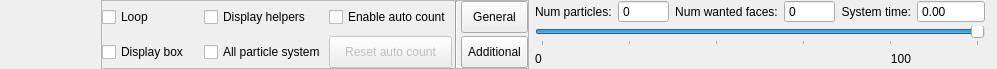
<?xml version="1.0" encoding="UTF-8"?>
<ui version="4.0">
 <class>CParticleControlDialog</class>
 <widget class="QDockWidget" name="CParticleControlDialog">
  <property name="geometry">
   <rect>
    <x>0</x>
    <y>0</y>
    <width>914</width>
    <height>92</height>
   </rect>
  </property>
  <property name="sizePolicy">
   <sizepolicy hsizetype="Preferred" vsizetype="Preferred">
    <horstretch>0</horstretch>
    <verstretch>0</verstretch>
   </sizepolicy>
  </property>
  <property name="minimumSize">
   <size>
    <width>0</width>
    <height>0</height>
   </size>
  </property>
  <property name="maximumSize">
   <size>
    <width>16777215</width>
    <height>120</height>
   </size>
  </property>
  <property name="windowTitle">
   <string>Particles system control</string>
  </property>
  <widget class="QWidget" name="dockWidgetContents">
   <property name="sizePolicy">
    <sizepolicy hsizetype="Preferred" vsizetype="Fixed">
     <horstretch>0</horstretch>
     <verstretch>0</verstretch>
    </sizepolicy>
   </property>
   <layout class="QGridLayout" name="gridLayout_5">
    <property name="leftMargin">
     <number>6</number>
    </property>
    <property name="topMargin">
     <number>0</number>
    </property>
    <property name="rightMargin">
     <number>6</number>
    </property>
    <property name="bottomMargin">
     <number>0</number>
    </property>
    <property name="spacing">
     <number>3</number>
    </property>
    <item row="0" column="0" rowspan="2">
     <widget class="QToolButton" name="playToolButton">
      <property name="sizePolicy">
       <sizepolicy hsizetype="Minimum" vsizetype="Minimum">
        <horstretch>0</horstretch>
        <verstretch>0</verstretch>
       </sizepolicy>
      </property>
      <property name="maximumSize">
       <size>
        <width>16777215</width>
        <height>40</height>
       </size>
      </property>
      <property name="text">
       <string/>
      </property>
      <property name="icon">
       <iconset resource="object_viewer.qrc">
        <normaloff>:/images/play.png</normaloff>
        <normalon>:/images/pause.png</normalon>:/images/play.png</iconset>
      </property>
      <property name="iconSize">
       <size>
        <width>32</width>
        <height>32</height>
       </size>
      </property>
      <property name="checkable">
       <bool>true</bool>
      </property>
      <property name="autoRaise">
       <bool>true</bool>
      </property>
     </widget>
    </item>
    <item row="0" column="3" rowspan="2">
     <widget class="QFrame" name="frame">
      <layout class="QGridLayout" name="gridLayout_3">
       <property name="topMargin">
        <number>0</number>
       </property>
       <property name="rightMargin">
        <number>6</number>
       </property>
       <property name="bottomMargin">
        <number>0</number>
       </property>
       <property name="verticalSpacing">
        <number>3</number>
       </property>
       <item row="0" column="0" rowspan="3">
        <widget class="QFrame" name="frame_2">
         <property name="frameShape">
          <enum>QFrame::StyledPanel</enum>
         </property>
         <property name="frameShadow">
          <enum>QFrame::Plain</enum>
         </property>
         <layout class="QGridLayout" name="gridLayout">
          <property name="margin">
           <number>0</number>
          </property>
          <property name="spacing">
           <number>3</number>
          </property>
          <item row="0" column="0" rowspan="2">
           <widget class="QStackedWidget" name="stackedWidget">
            <property name="sizePolicy">
             <sizepolicy hsizetype="Preferred" vsizetype="Minimum">
              <horstretch>0</horstretch>
              <verstretch>0</verstretch>
             </sizepolicy>
            </property>
            <property name="currentIndex">
             <number>0</number>
            </property>
            <widget class="QWidget" name="pageGeneral">
             <layout class="QGridLayout" name="gridLayout_2">
              <property name="margin">
               <number>0</number>
              </property>
              <property name="spacing">
               <number>3</number>
              </property>
              <item row="0" column="0">
               <widget class="QCheckBox" name="loopCheckBox">
                <property name="sizePolicy">
                 <sizepolicy hsizetype="Preferred" vsizetype="Minimum">
                  <horstretch>0</horstretch>
                  <verstretch>0</verstretch>
                 </sizepolicy>
                </property>
                <property name="text">
                 <string>Loop</string>
                </property>
               </widget>
              </item>
              <item row="0" column="1">
               <widget class="QCheckBox" name="helpersCheckBox">
                <property name="sizePolicy">
                 <sizepolicy hsizetype="Preferred" vsizetype="Minimum">
                  <horstretch>0</horstretch>
                  <verstretch>0</verstretch>
                 </sizepolicy>
                </property>
                <property name="text">
                 <string>Display helpers</string>
                </property>
               </widget>
              </item>
              <item row="0" column="2">
               <widget class="QCheckBox" name="autoCountCheckBox">
                <property name="sizePolicy">
                 <sizepolicy hsizetype="Preferred" vsizetype="Minimum">
                  <horstretch>0</horstretch>
                  <verstretch>0</verstretch>
                 </sizepolicy>
                </property>
                <property name="text">
                 <string>Enable auto count</string>
                </property>
               </widget>
              </item>
              <item row="1" column="0">
               <widget class="QCheckBox" name="displayBoxCheckBox">
                <property name="sizePolicy">
                 <sizepolicy hsizetype="Preferred" vsizetype="Minimum">
                  <horstretch>0</horstretch>
                  <verstretch>0</verstretch>
                 </sizepolicy>
                </property>
                <property name="text">
                 <string>Display box</string>
                </property>
               </widget>
              </item>
              <item row="1" column="1">
               <widget class="QCheckBox" name="multipleCheckBox">
                <property name="sizePolicy">
                 <sizepolicy hsizetype="Preferred" vsizetype="Minimum">
                  <horstretch>0</horstretch>
                  <verstretch>0</verstretch>
                 </sizepolicy>
                </property>
                <property name="text">
                 <string>All particle system</string>
                </property>
               </widget>
              </item>
              <item row="1" column="2">
               <widget class="QPushButton" name="resetAutoCountPushButton">
                <property name="enabled">
                 <bool>false</bool>
                </property>
                <property name="sizePolicy">
                 <sizepolicy hsizetype="Preferred" vsizetype="Minimum">
                  <horstretch>0</horstretch>
                  <verstretch>0</verstretch>
                 </sizepolicy>
                </property>
                <property name="text">
                 <string>Reset auto count</string>
                </property>
               </widget>
              </item>
             </layout>
            </widget>
            <widget class="QWidget" name="pageAdditional">
             <layout class="QGridLayout" name="gridLayout_4">
              <property name="margin">
               <number>0</number>
              </property>
              <property name="spacing">
               <number>3</number>
              </property>
              <item row="0" column="0">
               <widget class="QCheckBox" name="linkCheckBox">
                <property name="enabled">
                 <bool>false</bool>
                </property>
                <property name="text">
                 <string>Link play to scene play</string>
                </property>
               </widget>
              </item>
              <item row="0" column="1">
               <widget class="QPushButton" name="linkSkelPushButton">
                <property name="enabled">
                 <bool>true</bool>
                </property>
                <property name="text">
                 <string>Link to skeleton</string>
                </property>
                <property name="checkable">
                 <bool>false</bool>
                </property>
               </widget>
              </item>
              <item row="0" column="2">
               <widget class="QPushButton" name="unlinkSkelPushButton">
                <property name="enabled">
                 <bool>true</bool>
                </property>
                <property name="text">
                 <string>Unlink</string>
                </property>
               </widget>
              </item>
              <item row="0" column="3">
               <widget class="QLineEdit" name="skelLineEdit">
                <property name="enabled">
                 <bool>true</bool>
                </property>
                <property name="readOnly">
                 <bool>true</bool>
                </property>
               </widget>
              </item>
              <item row="1" column="0">
               <widget class="QPushButton" name="restickPushButton">
                <property name="enabled">
                 <bool>false</bool>
                </property>
                <property name="text">
                 <string>Restick all objects</string>
                </property>
               </widget>
              </item>
              <item row="1" column="1">
               <widget class="QPushButton" name="setAnimPushButton">
                <property name="enabled">
                 <bool>false</bool>
                </property>
                <property name="text">
                 <string>Set anim</string>
                </property>
               </widget>
              </item>
              <item row="1" column="2">
               <widget class="QPushButton" name="clearAnimPushButton">
                <property name="enabled">
                 <bool>false</bool>
                </property>
                <property name="text">
                 <string>Clear anim</string>
                </property>
               </widget>
              </item>
              <item row="1" column="3">
               <widget class="QLineEdit" name="animLineEdit">
                <property name="enabled">
                 <bool>false</bool>
                </property>
               </widget>
              </item>
             </layout>
            </widget>
           </widget>
          </item>
          <item row="0" column="2">
           <widget class="QToolButton" name="generalToolButton">
            <property name="sizePolicy">
             <sizepolicy hsizetype="Preferred" vsizetype="Minimum">
              <horstretch>0</horstretch>
              <verstretch>0</verstretch>
             </sizepolicy>
            </property>
            <property name="text">
             <string>General</string>
            </property>
           </widget>
          </item>
          <item row="1" column="2">
           <widget class="QToolButton" name="additionalToolButton">
            <property name="sizePolicy">
             <sizepolicy hsizetype="Preferred" vsizetype="Minimum">
              <horstretch>0</horstretch>
              <verstretch>0</verstretch>
             </sizepolicy>
            </property>
            <property name="text">
             <string>Additional</string>
            </property>
           </widget>
          </item>
          <item row="0" column="1" rowspan="2">
           <widget class="Line" name="line">
            <property name="orientation">
             <enum>Qt::Vertical</enum>
            </property>
           </widget>
          </item>
         </layout>
        </widget>
       </item>
       <item row="0" column="1">
        <widget class="QLabel" name="numParticlesLabel">
         <property name="sizePolicy">
          <sizepolicy hsizetype="Preferred" vsizetype="Minimum">
           <horstretch>0</horstretch>
           <verstretch>0</verstretch>
          </sizepolicy>
         </property>
         <property name="text">
          <string>Num particles:</string>
         </property>
        </widget>
       </item>
       <item row="0" column="2">
        <widget class="QSpinBox" name="numParticlesSpinBox">
         <property name="sizePolicy">
          <sizepolicy hsizetype="Expanding" vsizetype="Fixed">
           <horstretch>0</horstretch>
           <verstretch>0</verstretch>
          </sizepolicy>
         </property>
         <property name="readOnly">
          <bool>true</bool>
         </property>
         <property name="buttonSymbols">
          <enum>QAbstractSpinBox::NoButtons</enum>
         </property>
         <property name="maximum">
          <number>999999999</number>
         </property>
        </widget>
       </item>
       <item row="0" column="3">
        <widget class="QLabel" name="numWantedFacesLabel">
         <property name="sizePolicy">
          <sizepolicy hsizetype="Preferred" vsizetype="Minimum">
           <horstretch>0</horstretch>
           <verstretch>0</verstretch>
          </sizepolicy>
         </property>
         <property name="text">
          <string>Num wanted faces:</string>
         </property>
         <property name="alignment">
          <set>Qt::AlignCenter</set>
         </property>
        </widget>
       </item>
       <item row="0" column="4">
        <widget class="QSpinBox" name="numWantedFacesSpinBox">
         <property name="sizePolicy">
          <sizepolicy hsizetype="Expanding" vsizetype="Fixed">
           <horstretch>0</horstretch>
           <verstretch>0</verstretch>
          </sizepolicy>
         </property>
         <property name="readOnly">
          <bool>true</bool>
         </property>
         <property name="buttonSymbols">
          <enum>QAbstractSpinBox::NoButtons</enum>
         </property>
         <property name="maximum">
          <number>999999999</number>
         </property>
        </widget>
       </item>
       <item row="0" column="5">
        <widget class="QLabel" name="systemTimesLabel">
         <property name="sizePolicy">
          <sizepolicy hsizetype="Preferred" vsizetype="Minimum">
           <horstretch>0</horstretch>
           <verstretch>0</verstretch>
          </sizepolicy>
         </property>
         <property name="text">
          <string>System time:</string>
         </property>
         <property name="alignment">
          <set>Qt::AlignRight|Qt::AlignTrailing|Qt::AlignVCenter</set>
         </property>
        </widget>
       </item>
       <item row="0" column="6">
        <widget class="QDoubleSpinBox" name="timeDoubleSpinBox">
         <property name="sizePolicy">
          <sizepolicy hsizetype="Expanding" vsizetype="Fixed">
           <horstretch>0</horstretch>
           <verstretch>0</verstretch>
          </sizepolicy>
         </property>
         <property name="readOnly">
          <bool>true</bool>
         </property>
         <property name="buttonSymbols">
          <enum>QAbstractSpinBox::NoButtons</enum>
         </property>
         <property name="maximum">
          <double>9999999.990000000223517</double>
         </property>
        </widget>
       </item>
       <item row="1" column="1" colspan="6">
        <widget class="QSlider" name="horizontalSlider">
         <property name="sizePolicy">
          <sizepolicy hsizetype="Preferred" vsizetype="Minimum">
           <horstretch>0</horstretch>
           <verstretch>0</verstretch>
          </sizepolicy>
         </property>
         <property name="maximum">
          <number>100</number>
         </property>
         <property name="value">
          <number>100</number>
         </property>
         <property name="sliderPosition">
          <number>100</number>
         </property>
         <property name="tracking">
          <bool>true</bool>
         </property>
         <property name="orientation">
          <enum>Qt::Horizontal</enum>
         </property>
         <property name="invertedAppearance">
          <bool>false</bool>
         </property>
         <property name="invertedControls">
          <bool>false</bool>
         </property>
         <property name="tickPosition">
          <enum>QSlider::TicksBelow</enum>
         </property>
         <property name="tickInterval">
          <number>20</number>
         </property>
        </widget>
       </item>
       <item row="2" column="1">
        <widget class="QLabel" name="label">
         <property name="text">
          <string notr="true">0</string>
         </property>
        </widget>
       </item>
       <item row="2" column="3" colspan="2">
        <spacer name="horizontalSpacer">
         <property name="orientation">
          <enum>Qt::Horizontal</enum>
         </property>
         <property name="sizeHint" stdset="0">
          <size>
           <width>40</width>
           <height>20</height>
          </size>
         </property>
        </spacer>
       </item>
       <item row="2" column="5">
        <widget class="QLabel" name="label_2">
         <property name="text">
          <string notr="true">100</string>
         </property>
         <property name="alignment">
          <set>Qt::AlignRight|Qt::AlignTrailing|Qt::AlignVCenter</set>
         </property>
        </widget>
       </item>
      </layout>
     </widget>
    </item>
    <item row="0" column="1" rowspan="2" colspan="2">
     <widget class="QToolButton" name="stopToolButton">
      <property name="sizePolicy">
       <sizepolicy hsizetype="Minimum" vsizetype="Minimum">
        <horstretch>0</horstretch>
        <verstretch>0</verstretch>
       </sizepolicy>
      </property>
      <property name="maximumSize">
       <size>
        <width>16777215</width>
        <height>40</height>
       </size>
      </property>
      <property name="text">
       <string/>
      </property>
      <property name="icon">
       <iconset resource="object_viewer.qrc">
        <normaloff>:/images/stop.png</normaloff>:/images/stop.png</iconset>
      </property>
      <property name="iconSize">
       <size>
        <width>32</width>
        <height>32</height>
       </size>
      </property>
      <property name="autoRaise">
       <bool>true</bool>
      </property>
     </widget>
    </item>
   </layout>
  </widget>
 </widget>
 <resources>
  <include location="object_viewer.qrc"/>
 </resources>
 <connections/>
</ui>
